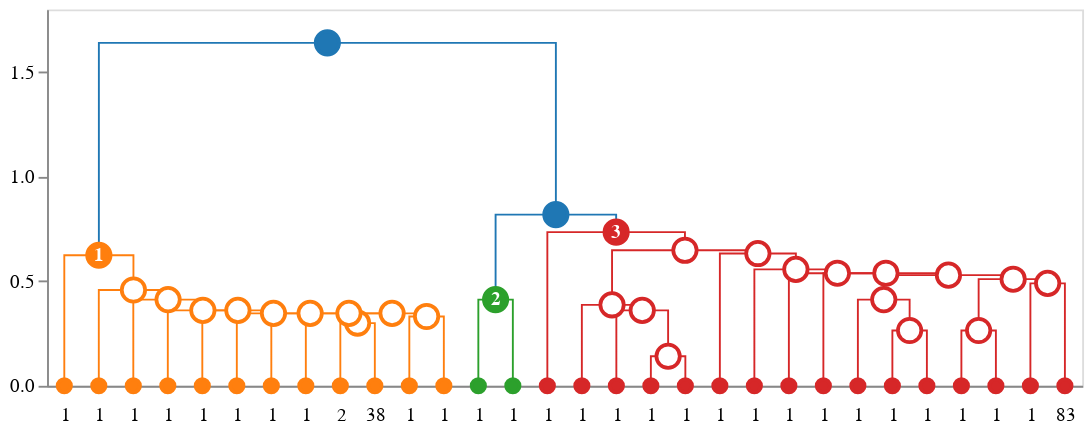

The notebook cell this image was saved under:
### Markdown cell above
# Getting started

IDendro integrates seamlessly with outputs from your favorite hierarchical clustering library, with one-line drop-ins for SciPy, HDBScan and Scikit-learn agglomerative clustering, while dendrograms can be visualized in Plotly, Altair and Matplotlib (limited support). Switching visualization frontends is as simple as passing an argument to the `plot()` function.

## Basic usage

### Code cell
import idendro
import scipy.cluster.hierarchy as sch
from idendro.targets.altair import to_altair

#cluster the data
linkage_matrix = sch.linkage(
    data['data'], method='single', metric='euclidean'
)
threshold = 0.8
flat_clusters = sch.fcluster(
    linkage_matrix, t=threshold, criterion='distance'
)

#wrap clustering outputs / parameters into a container
cl_data = idendro.ClusteringData(
    linkage_matrix = linkage_matrix, 
    cluster_assignments = flat_clusters
)

#pass to idendro and visualize
idd = idendro.IDendro()
idd.set_cluster_info(cl_data)
dendrogram = idd.create_dendrogram(truncate_mode='level', p=10)
to_altair(dendrogram=dendrogram, height=200, width=629)
